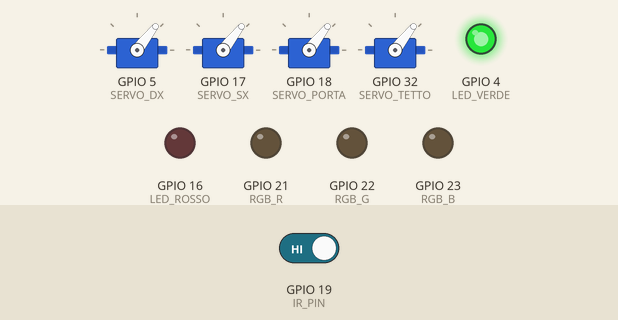
A sketch run on a simulated ESP32. Parts: 4 × servo, output pins drawn as LEDs (lit = HIGH). The test bench sets the inputs (shaded band); at power-on: GPIO 19 (IR_PIN) HIGH. WiFi joins after 1.5 s; servers stay silent unless stated; uploads are accepted with an empty reply; what the sketch prints to the serial monitor is not drawn.

Above: at 4.1 s.
4.2 s: GPIO 19 (IR_PIN) driven LOW
At 6.8 s:
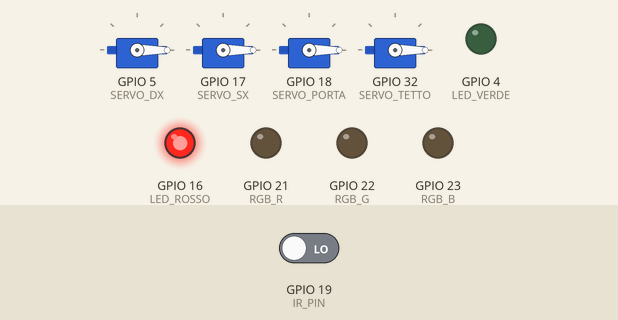
7.2 s: GPIO 19 (IR_PIN) driven HIGH
At 7.55 s:
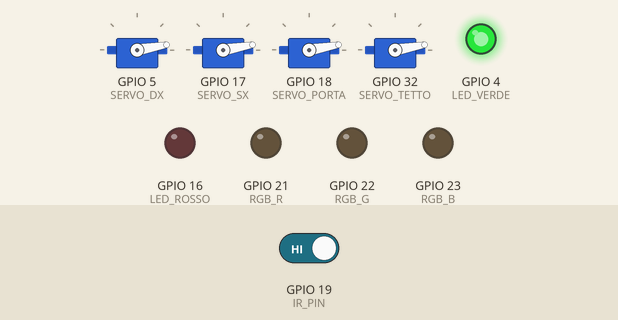
10.2 s: GPIO 19 (IR_PIN) driven LOW
At 10.65 s:
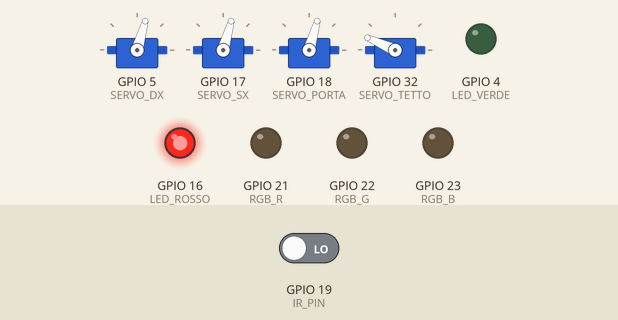
13.2 s: GPIO 19 (IR_PIN) driven HIGH
At 13.65 s:
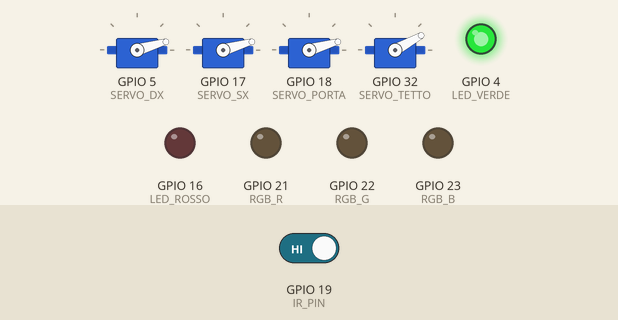
16.2 s: GPIO 19 (IR_PIN) driven LOW
At 17.07 s:
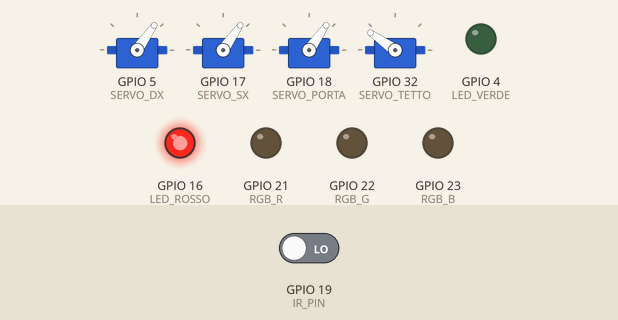
Timing chart, 0 to 20.2 s (numbered marks = the images above; inputs shaded):
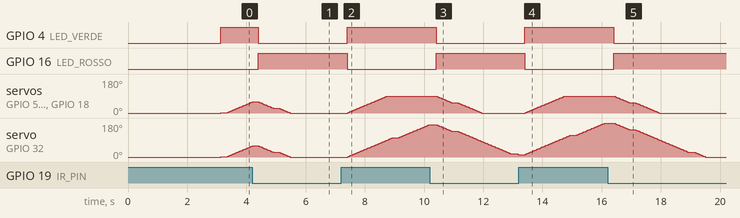

The sketch:

esp32-esterno-RASPBERRY-COMPLETE.ino
```cpp
#include <WiFi.h>
#include <HTTPClient.h>
#include <ArduinoJson.h>
#include <ESP32Servo.h>

/* =========================================
   ESP32 ESTERNO - VERSIONE RASPBERRY COMPLETA
   Fotocellula + Animazione Cancello + Backend HTTP
   ========================================= */

// ===== WIFI =====
const char* ssid     = "escape";
const char* password = "";

// ===== BACKEND =====
const char* backend_url = "http://192.168.8.10:8001";

// ===== PIN =====
#define LED_VERDE   4
#define LED_ROSSO   16
#define IR_PIN      19   // LOW = OCCUPATO, HIGH = LIBERO

#define SERVO_DX    5
#define SERVO_SX    17
#define SERVO_PORTA 18
#define SERVO_TETTO 32   // DS3225MG

#define RGB_R       21
#define RGB_G       22
#define RGB_B       23

// ===== SERVO =====
Servo cancelloDX, cancelloSX, porta, tetto;

// ===== POSIZIONI ATTUALI =====
int posCancelli = 0;
int posPorta = 0;
int posTetto = 0;

// ===== TARGET =====
const int OPEN_90  = 90;
const int OPEN_180 = 180;

// ===== TIMING =====
unsigned long tServo = 0;
unsigned long tRGB   = 0;
unsigned long tBackendSync = 0;  // Timer per sincronizzazione backend

// ===== RGB FESTA =====
int festaStep = 0;
bool rgbStripOn = false;  // Controllato da backend (game completion)

// ===== STATO =====
bool irLibero = false;
bool irLiberoOld = false;  // Per rilevare cambiamenti

// ===== SESSION ID =====
int sessionId = 999;  // Default fallback

// ===== FUNZIONI =====
void connectWiFi();
int fetchActiveSessionId();
void updatePhotocellState(bool isClear);
void syncBackendState();

void setup() {
  Serial.begin(115200);
  delay(1000);

  Serial.println("\n\n========================================");
  Serial.println("🎉 ESP32 ESTERNO - VERSIONE RASPBERRY");
  Serial.println("========================================\n");

  // Pin setup
  pinMode(IR_PIN, INPUT_PULLUP);
  pinMode(LED_VERDE, OUTPUT);
  pinMode(LED_ROSSO, OUTPUT);
  pinMode(RGB_R, OUTPUT);
  pinMode(RGB_G, OUTPUT);
  pinMode(RGB_B, OUTPUT);

  // Servo setup
  cancelloDX.attach(SERVO_DX, 500, 2400);
  cancelloSX.attach(SERVO_SX, 500, 2400);
  porta.attach(SERVO_PORTA, 500, 2400);
  tetto.attach(SERVO_TETTO, 500, 2500);

  // Initial positions
  cancelloDX.write(0);
  cancelloSX.write(0);
  porta.write(0);
  tetto.write(0);

  // WiFi
  connectWiFi();

  // Fetch session ID
  Serial.println("\n🔍 Fetch Active Session ID...");
  sessionId = fetchActiveSessionId();

  if (sessionId > 0) {
    Serial.print("✅ Active session ID: ");
    Serial.println(sessionId);
  } else {
    Serial.println("⚠️ Nessuna sessione attiva, uso fallback: 999");
    sessionId = 999;
  }

  Serial.print("🎯 Uso Session ID: ");
  Serial.println(sessionId);

  // Sync initial state from backend
  Serial.println("📥 Sincronizzazione stato iniziale...");
  syncBackendState();

  Serial.println("\n✅ Sistema pronto!\n");
}

void loop() {
  unsigned long now = millis();

  // ===== FOTOCELLULA =====
  // LOW = OCCUPATO → LIBERO = HIGH
  irLibero = (digitalRead(IR_PIN) == HIGH);

  // ===== RILEVA CAMBIAMENTO FOTOCELLULA =====
  if (irLibero != irLiberoOld) {
    Serial.print("🚦 Fotocellula cambiata: ");
    Serial.println(irLibero ? "LIBERA ✅" : "OCCUPATA ⛔");

    // Invia aggiornamento al backend
    updatePhotocellState(irLibero);

    irLiberoOld = irLibero;
  }

  // ===== LED STATO =====
  digitalWrite(LED_ROSSO, !irLibero);
  digitalWrite(LED_VERDE, irLibero);

  // ===== SERVO SMOOTH =====
  if (now - tServo >= 15) {
    tServo = now;

    if (irLibero) {
      if (posCancelli < OPEN_90)  posCancelli++;
      if (posPorta    < OPEN_90)  posPorta++;
      if (posTetto    < OPEN_180) posTetto++;
    } else {
      if (posCancelli > 0) posCancelli--;
      if (posPorta    > 0) posPorta--;
      if (posTetto    > 0) posTetto--;
    }

    cancelloDX.write(posCancelli);
    cancelloSX.write(posCancelli);
    porta.write(posPorta);
    tetto.write(posTetto);
  }

  // ===== RGB FESTA LAMPEGGIANTE =====
  // Controllato da backend (game_won = true)
  if (rgbStripOn) {
    if (now - tRGB >= 120) {   // velocità festa
      tRGB = now;
      festaStep++;

      switch (festaStep % 6) {
        case 0: // ROSSO
          analogWrite(RGB_R, 255);
          analogWrite(RGB_G, 0);
          analogWrite(RGB_B, 0);
          break;
        case 1: // VERDE
          analogWrite(RGB_R, 0);
          analogWrite(RGB_G, 255);
          analogWrite(RGB_B, 0);
          break;
        case 2: // BLU
          analogWrite(RGB_R, 0);
          analogWrite(RGB_G, 0);
          analogWrite(RGB_B, 255);
          break;
        case 3: // GIALLO
          analogWrite(RGB_R, 255);
          analogWrite(RGB_G, 255);
          analogWrite(RGB_B, 0);
          break;
        case 4: // MAGENTA
          analogWrite(RGB_R, 255);
          analogWrite(RGB_G, 0);
          analogWrite(RGB_B, 255);
          break;
        case 5: // CIANO
          analogWrite(RGB_R, 0);
          analogWrite(RGB_G, 255);
          analogWrite(RGB_B, 255);
          break;
      }
    }
  } else {
    // RGB SPENTO
    analogWrite(RGB_R, 0);
    analogWrite(RGB_G, 0);
    analogWrite(RGB_B, 0);
  }

  // ===== BACKEND SYNC =====
  // Sincronizza stato RGB ogni 2 secondi (controlla se game_won)
  if (now - tBackendSync >= 2000) {
    tBackendSync = now;
    syncBackendState();
  }
}

// ===== CONNECT WIFI =====
void connectWiFi() {
  Serial.print("📡 Connessione WiFi a: ");
  Serial.println(ssid);

  WiFi.begin(ssid, password);

  int attempts = 0;
  while (WiFi.status() != WL_CONNECTED && attempts < 20) {
    delay(500);
    Serial.print(".");
    attempts++;
  }

  if (WiFi.status() == WL_CONNECTED) {
    Serial.println("\n✅ WiFi connesso!");
    Serial.print("   IP: ");
    Serial.println(WiFi.localIP());
    Serial.print("   Backend: ");
    Serial.println(backend_url);
  } else {
    Serial.println("\n❌ WiFi NON connesso!");
  }
}

// ===== FETCH SESSION ID =====
int fetchActiveSessionId() {
  if (WiFi.status() != WL_CONNECTED) {
    Serial.println("❌ WiFi non connesso");
    return -1;
  }

  HTTPClient http;
  String url = String(backend_url) + "/api/sessions/active";

  Serial.print("🌐 GET ");
  Serial.println(url);

  http.begin(url);
  http.setTimeout(5000);
  int httpCode = http.GET();

  if (httpCode == 200) {
    String payload = http.getString();
    Serial.println("📥 Response OK");

    StaticJsonDocument<512> doc;
    DeserializationError error = deserializeJson(doc, payload);

    if (!error) {
      int id = doc["id"];
      Serial.print("✅ Session ID ricevuto: ");
      Serial.println(id);
      http.end();
      return id;
    } else {
      Serial.print("❌ JSON parse error: ");
      Serial.println(error.c_str());
    }
  } else {
    Serial.print("❌ HTTP error: ");
    Serial.println(httpCode);
  }

  http.end();
  return -1;
}

// ===== UPDATE PHOTOCELL STATE =====
void updatePhotocellState(bool isClear) {
  if (WiFi.status() != WL_CONNECTED) {
    Serial.println("❌ WiFi non connesso - skip update");
    return;
  }

  HTTPClient http;
  String url = String(backend_url) + "/api/sessions/" + String(sessionId) +
               "/gate-puzzles/photocell/update?is_clear=" + (isClear ? "true" : "false");

  Serial.print("📤 POST ");
  Serial.println(url);

  http.begin(url);
  http.setTimeout(5000);
  int httpCode = http.POST("");

  if (httpCode == 200) {
    Serial.println("✅ Backend aggiornato!");

    // Parse response per aggiornare stato RGB
    String payload = http.getString();
    StaticJsonDocument<512> doc;
    DeserializationError error = deserializeJson(doc, payload);

    if (!error) {
      bool newRgbState = doc["rgb_strip_on"];
      if (rgbStripOn != newRgbState) {
        rgbStripOn = newRgbState;
        Serial.print("🎨 RGB Strip: ");
        Serial.println(rgbStripOn ? "ON 🎉" : "OFF");
      }
    }
  } else {
    Serial.print("⚠️ HTTP error: ");
    Serial.println(httpCode);
  }

  http.end();
}

// ===== SYNC BACKEND STATE =====
// Polling ogni 2s per controllare se game_won è cambiato
void syncBackendState() {
  if (WiFi.status() != WL_CONNECTED) {
    return;
  }

  HTTPClient http;
  String url = String(backend_url) + "/api/sessions/" + String(sessionId) +
               "/gate-puzzles/esp32-state";

  http.begin(url);
  http.setTimeout(3000);
  int httpCode = http.GET();

  if (httpCode == 200) {
    String payload = http.getString();
    StaticJsonDocument<512> doc;
    DeserializationError error = deserializeJson(doc, payload);

    if (!error) {
      bool newRgbState = doc["rgb_strip_on"];
      bool allRoomsComplete = doc["all_rooms_complete"];

      // Aggiorna RGB solo se cambiato
      if (rgbStripOn != newRgbState) {
        rgbStripOn = newRgbState;
        Serial.print("🎮 Backend sync → RGB: ");
        Serial.print(rgbStripOn ? "ON 🎉" : "OFF");
        Serial.print(" | All rooms: ");
        Serial.println(allRoomsComplete ? "✅" : "❌");
      }
    }
  } else if (httpCode != 404) {
    // 404 è normale se il puzzle non è ancora stato creato
    // Altri errori meritano un log
    Serial.print("⚠️ Sync error: ");
    Serial.println(httpCode);
  }

  http.end();
}
```

Measured:
- after the input at 4.2 s, GPIO 4 (LED_VERDE): HIGH → LOW after 0.21 s; GPIO 16 (LED_ROSSO): LOW → HIGH after 0.21 s
- after the input at 7.2 s, GPIO 4 (LED_VERDE): LOW → HIGH after 0.21 s; GPIO 16 (LED_ROSSO): HIGH → LOW after 0.21 s; servo on GPIO 5 (SERVO_DX), servo on GPIO 17 (SERVO_SX), servo on GPIO 18 (SERVO_PORTA): moves from 0° to 90° over 1.3 s, starting after 0.22 s; servo on GPIO 32 (SERVO_TETTO): moves from 0° to 172° over 2.8 s, starting after 0.22 s
- after the input at 10.2 s, GPIO 4 (LED_VERDE): HIGH → LOW after 0.21 s; GPIO 16 (LED_ROSSO): LOW → HIGH after 0.21 s; servo on GPIO 5 (SERVO_DX), servo on GPIO 17 (SERVO_SX), servo on GPIO 18 (SERVO_PORTA): moves from 90° to 0° over 1.5 s, starting after 0.22 s
- after the input at 13.2 s, GPIO 4 (LED_VERDE): LOW → HIGH after 0.21 s; GPIO 16 (LED_ROSSO): HIGH → LOW after 0.21 s; servo on GPIO 5 (SERVO_DX), servo on GPIO 17 (SERVO_SX), servo on GPIO 18 (SERVO_PORTA): moves from 0° to 90° over 1.3 s, starting after 0.22 s
- after the input at 16.2 s, GPIO 4 (LED_VERDE): HIGH → LOW after 0.21 s; GPIO 16 (LED_ROSSO): LOW → HIGH after 0.21 s; servo on GPIO 5 (SERVO_DX), servo on GPIO 17 (SERVO_SX), servo on GPIO 18 (SERVO_PORTA): moves from 90° to 0° over 1.5 s, starting after 0.22 s; servo on GPIO 32 (SERVO_TETTO): moves from 180° to 0° over 3.1 s, starting after 0.22 s
